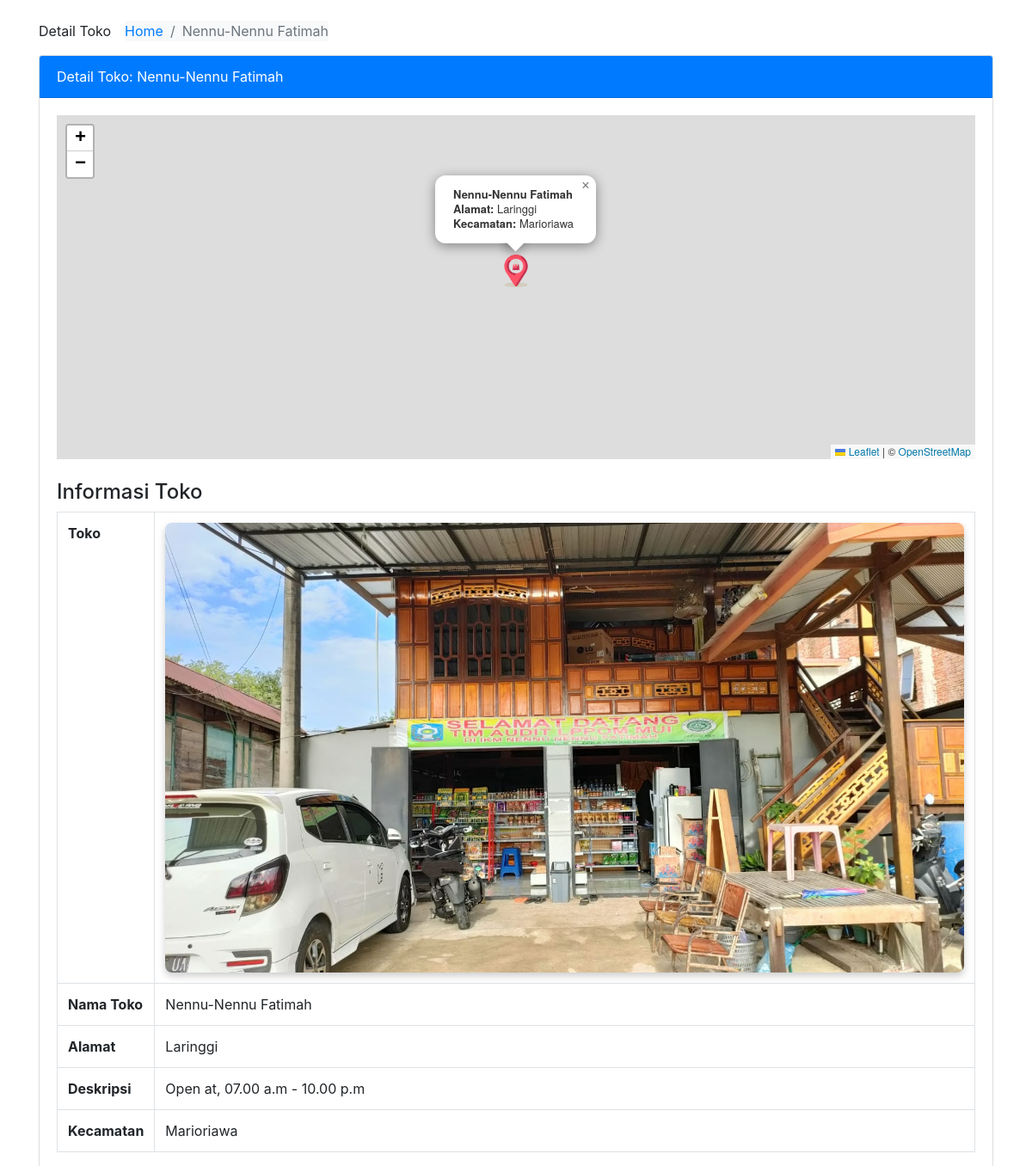
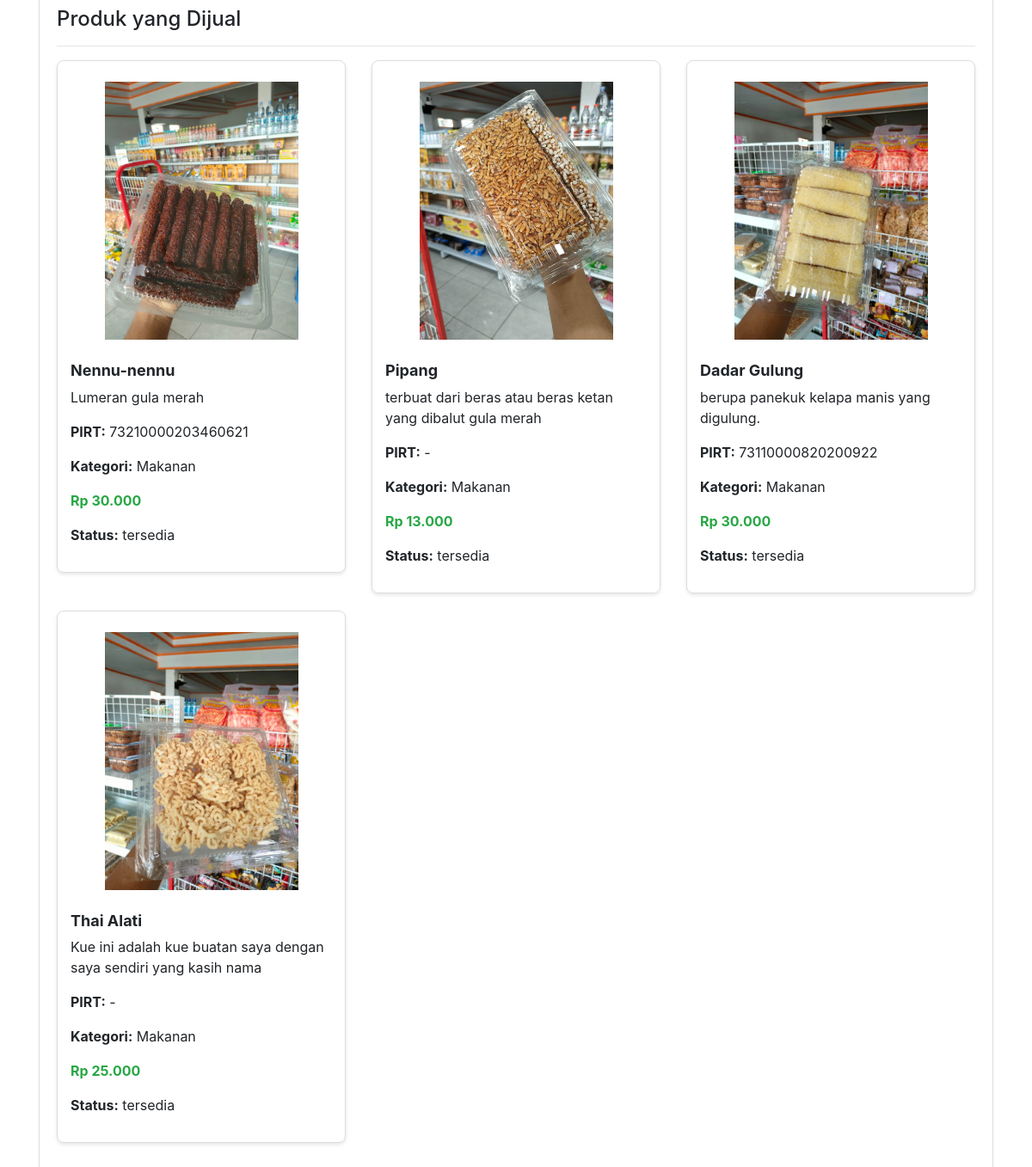
Page /detailpeta.php?id=3 on the committed database (2 pictures, top to bottom).
### tables this page shows
CREATE TABLE `toko` (
  `id` int(11) NOT NULL,
  `name` varchar(100) NOT NULL,
  `address` varchar(255) NOT NULL,
  `latitude` float NOT NULL,
  `longitude` float NOT NULL,
  `description` text DEFAULT NULL,
  `whatsapp_number` varchar(15) DEFAULT NULL,
  `image_url` varchar(255) NOT NULL,
  `kecamatan_id` int(11) DEFAULT NULL
);

CREATE TABLE `kecamatan` (
  `id` int(11) NOT NULL,
  `name` varchar(100) NOT NULL
);

CREATE TABLE `products` (
  `id` int(11) NOT NULL,
  `name` varchar(100) NOT NULL,
  `category_id` int(11) NOT NULL,
  `PIRT` varchar(255) NOT NULL,
  `description` text DEFAULT NULL,
  `price` decimal(10,2) NOT NULL,
  `stock_status` enum('tersedia','habis') NOT NULL,
  `image_url` varchar(255) DEFAULT NULL,
  `store_id` int(11) NOT NULL
);

CREATE TABLE `categories` (
  `id` int(11) NOT NULL,
  `name` varchar(100) NOT NULL
);

### detailpeta.php (the view, shortened to what this page needs)
<?php
include('koneksi.php');
$toko_id = isset($_GET['id']) ? $_GET['id'] : 0;
$query_toko = "
    SELECT t.id, t.name AS toko_name, t.address, t.description,
           t.latitude, t.longitude, t.kecamatan_id, k.name AS kecamatan_name, t.image_url
    FROM toko t
    JOIN kecamatan k ON t.kecamatan_id = k.id
    WHERE t.id = $toko_id";
$result_toko = mysqli_query($koneksi, $query_toko);
$toko = mysqli_fetch_assoc($result_toko);
$query_products = "
    SELECT p.id, p.name AS product_name, p.PIRT, p.description,
           p.price, p.stock_status, p.image_url, c.name AS category_name
    FROM products p
    LEFT JOIN categories c ON p.category_id = c.id
    WHERE p.store_id = $toko_id";
$result_products = mysqli_query($koneksi, $query_products);
?>
<!DOCTYPE html>
<html lang="en">
<head>
    <link href="https://stackpath.bootstrapcdn.com/bootstrap/4.5.2/css/bootstrap.min.css" rel="stylesheet">
    <link rel="stylesheet" href="https://unpkg.com/leaflet@1.7.1/dist/leaflet.css" />
</head>
<body>
    <div class="container mt-4">
        <div class="page-breadcrumb d-flex align-items-center mb-3">
            <div class="breadcrumb-title pr-3">Detail Toko</div>
            <nav aria-label="breadcrumb">
                <ol class="breadcrumb mb-0 p-0">
                    <li class="breadcrumb-item"><a href="index.php"><i class='bx bx-home-alt'></i> Home</a></li>
                    <li class="breadcrumb-item active" aria-current="page"><?php echo $toko['toko_name']; ?></li>
                </ol>
            </nav>
        </div>
        <div class="card">
            <div class="card-header">Detail Toko: <?php echo $toko['toko_name']; ?></div>
            <div class="card-body">
                <div id="map"></div>
                <h4 class="mt-4">Informasi Toko</h4>
                <table class="table table-bordered">
                <tr>
                        <th>Toko</th>
                        <td>
                        <?php if (!empty($toko['image_url'])) { ?>
                            <img src="uploads/<?php echo $toko['image_url']; ?>"
                                alt="<?php echo $toko['toko_name']; ?>"
                                style="max-width: 100%; height: auto; border-radius: 8px; box-shadow: 0 4px 8px rgba(0, 0, 0, 0.2);">
                        <?php } else { ?>
                            <p class="text-danger">Foto toko tidak tersedia.</p>
                        <?php } ?>
                    </td>
                    </tr>
                    <tr>
                        <th>Nama Toko</th>
                        <td><?php echo $toko['toko_name']; ?></td>
                    </tr>
                    <tr>
                        <th>Alamat</th>
                        <td><?php echo $toko['address']; ?></td>
                    </tr>
                    <tr>
                        <th>Deskripsi</th>
                        <td><?php echo $toko['description']; ?></td>
                    </tr>
                    <tr>
                        <th>Kecamatan</th>
                        <td><?php echo $toko['kecamatan_name']; ?></td>
                    </tr>
                </table>
                <h4 class="mt-4">Produk yang Dijual</h4>
                <hr>
                <div class="row">
                    <?php while ($product = mysqli_fetch_assoc($result_products)) { ?>
                        <div class="col-md-4">
                            <div class="product-card">
                                <br>
                                <img src="uploads/<?php echo $product['image_url']; ?>" alt="<?php echo $product['product_name']; ?>">
                                <div class="product-card-body">
                                    <h5 class="product-card-title"><?php echo $product['product_name']; ?></h5>
                                    <p><?php echo $product['description']; ?></p>
                                    <p><strong>PIRT:</strong> <?php echo $product['PIRT']; ?></p>
                                    <p><strong>Kategori:</strong> <?php echo $product['category_name']; ?></p>
                                    <p class="product-card-price">Rp <?php echo number_format($product['price'], 0, ',', '.'); ?></p>
                                    <p><strong>Status:</strong> <?php echo $product['stock_status']; ?></p>
                                </div>
                            </div>
                        </div>
                    <?php } ?>
                </div>
            </div>
            </div>
        </div>
</body>
</html>

### detailpeta.php (style rules this page uses)
#map { height: 400px; width: 100%; }
.product-card { border: 1px solid #ddd; border-radius: 8px; overflow: hidden; box-shadow: 0 2px 4px rgba(0, 0, 0, 0.1); margin-bottom: 20px; }
.product-card img { display: block; margin: 0 auto; width: auto; max-width: 300%; height: auto; max-height: 300px; object-fit: contain; margin-bottom: 10px; }
.product-card-body { padding: 15px; }
.product-card-title { font-size: 18px; font-weight: bold; }
.product-card-price { color: #28a745; font-weight: bold; }
.breadcrumb { background-color: #f8f9fa; }
.card-header { background-color: #007bff; color: white; }

### rows in the picture
toko: name "Nennu-Nennu Fatimah", image_url (picture), address "Laringgi", description "Open at, 07.00 a.m - 10.00 p.m", kecamatan.name "Marioriawa"
products: image_url (picture), name "Nennu-nennu", description "Lumeran gula merah", PIRT "73210000203460621", category.name "Makanan", price "30.000", stock_status "tersedia"
products: image_url (picture), name "Pipang", description "terbuat dari beras atau beras ketan yang dibalut gula merah", PIRT "-", category.name "Makanan", price "13.000", stock_status "tersedia"
products: image_url (picture), name "Dadar Gulung", description "berupa panekuk kelapa manis yang digulung.", PIRT "73110000820200922", category.name "Makanan", price "30.000", stock_status "tersedia"
products: image_url (picture), name "Thai Alati", description "Kue ini adalah kue buatan saya dengan saya sendiri yang kasih nama", PIRT "-", category.name "Makanan", price "25.000", stock_status "tersedia"
